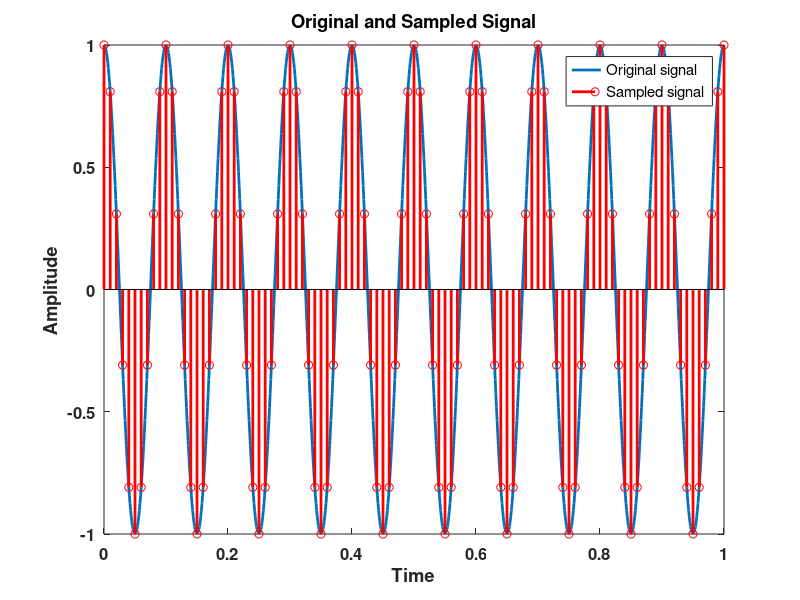
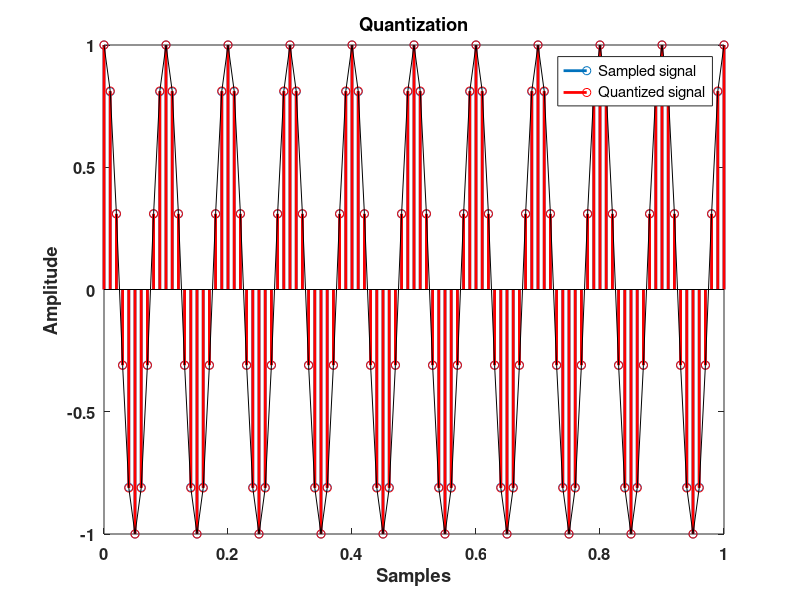
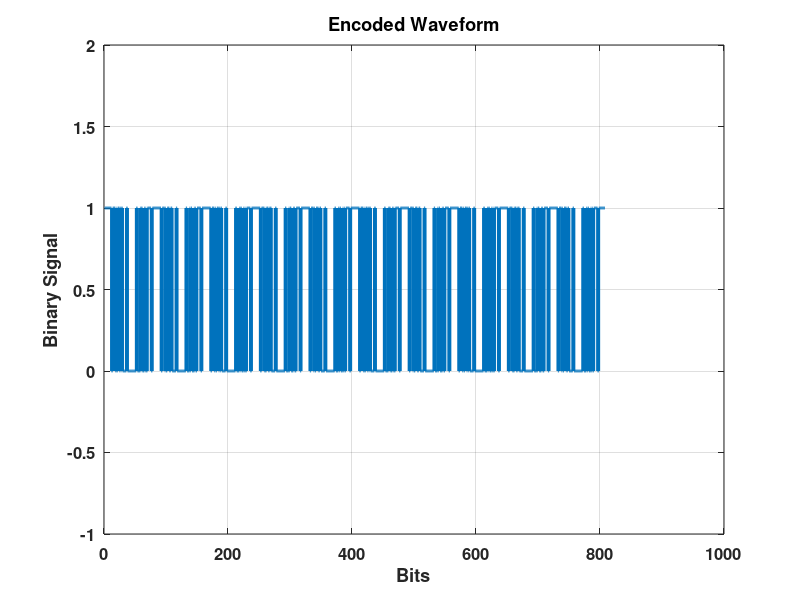

Recreate these plots in MATLAB, in order.
clc;
clear;
close all;

fm = 10; % Frequency
n = 8; % No. of bits 
A = 1;  % Amplitude
t = 0:0.001:1;  % Time vector
x = A * cos(2 * pi * fm * t);  % Original signal

% Sampling
fs = 10 * fm;  % Sampling frequency
ts = 0:1/fs:1;  % Time vector
xs = A * cos(2 * pi * fm * ts);  % Sampled signal

% Quantization
x1 = xs + A;  % Shifting the signal to make it positive
x1 = x1 / (2 * A);  % Normalizing the signal to range [0, 1]
L = (2^n) - 1;  % Number of quantization levels
x1 = L * x1;  % Mapping to quantization levels
xq = round(x1);  % Quantized values

% Encoding
y = [];  % Initialize encoded signal array
for i = 1:length(xq)
    d = dec2bin(xq(i), n);  % Convert to binary
    y = [y, double(d) - 48];  % Convert characters to numbers and append
end

% Plotting
figure(1);
plot(t, x, 'LineWidth', 2); hold on;
stem(ts, xs, 'r', 'LineWidth', 2); hold off;
title('Original and Sampled Signal');
xlabel('Time');
ylabel('Amplitude');
legend('Original signal', 'Sampled signal');
set(gca, 'FontSize', 12, 'FontWeight', 'bold');

figure(2);
stem(ts, x1 / L * (2 * A) - A, "LineWidth", 2); hold on;
stem(ts, xq / L * (2 * A) - A, 'r', 'LineWidth', 2);
plot(ts, xq / L * (2 * A) - A, '-k'); 
hold off;
title('Quantization');
xlabel('Samples');
ylabel('Amplitude');
legend('Sampled signal', 'Quantized signal');
set(gca, 'FontSize', 12, 'FontWeight', 'bold');

figure(3);
stairs(y, 'LineWidth', 2);
title('Encoded Waveform');
xlabel('Bits');
ylabel('Binary Signal');
ylim([-1 2]);
grid on
set(gca, 'FontSize', 12, 'FontWeight', 'bold');